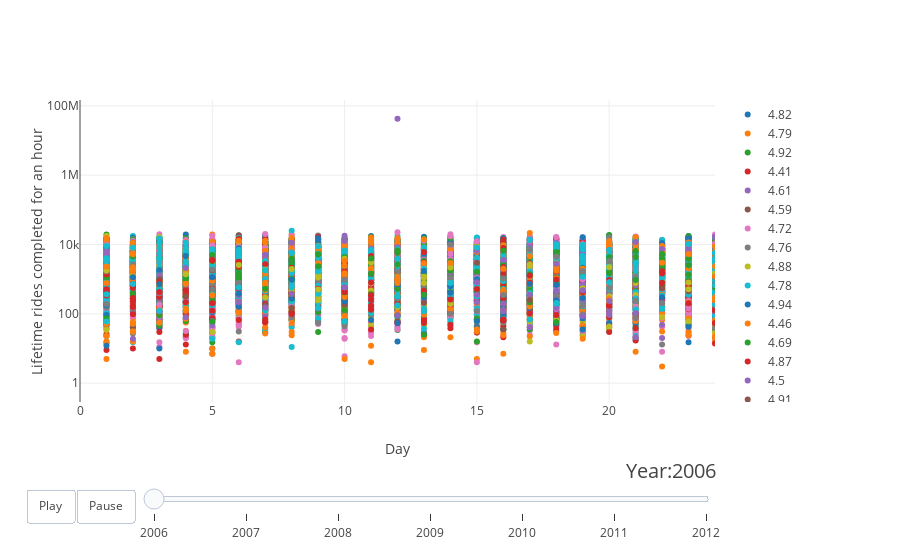

Notebook code for this chart:
### Code cell
import pandas as pd
import numpy as np
import plotly
import plotly.plotly as py
import plotly.graph_objs as go
from plotly.graph_objs import *
from plotly.offline import init_notebook_mode, iplot
from IPython.display import display, HTML


#plotly.offline.init_notebook_mode(connected=True)


init_notebook_mode(connected=True)

years = ['2006', '2007','2008','2009','2010','2011','2012']
# make list of ratings
ratings = []
for rating in df['lifetime_rating']:
    if rating not in ratings:
        ratings.append(rating)
# make figure
figure = {
    'data': [],
    'layout': {},
    'frames': []
}

# fill in most of layout
figure['layout']['xaxis'] = {'range': [0, 24], 'title': 'Day'}
figure['layout']['yaxis'] = {'title': 'Lifetime rides completed for an hour', 'type': 'log'}
figure['layout']['hovermode'] = 'closest'
figure['layout']['sliders'] = {
    'args': [
        'transition', {
            'duration': 400,
            'easing': 'cubic-in-out'
        }
    ],
    'initialValue': '2006',
    'plotlycommand': 'animate',
    'values': years,
    'visible': True
}
figure['layout']['updatemenus'] = [
    {
        'buttons': [
            {
                'args': [None, {'frame': {'duration': 500, 'redraw': False},
                         'fromcurrent': True, 'transition': {'duration': 300, 'easing': 'quadratic-in-out'}}],
                'label': 'Play',
                'method': 'animate'
            },
            {
                'args': [[None], {'frame': {'duration': 0, 'redraw': False}, 'mode': 'immediate',
                'transition': {'duration': 0}}],
                'label': 'Pause',
                'method': 'animate'
            }
        ],
        'direction': 'left',
        'pad': {'r': 10, 't': 87},
        'showactive': False,
        'type': 'buttons',
        'x': 0.1,
        'xanchor': 'right',
        'y': 0,
        'yanchor': 'top'
    }
]

sliders_dict = {
    'active': 0,
    'yanchor': 'top',
    'xanchor': 'left',
    'currentvalue': {
        'font': {'size': 20},
        'prefix': 'Year:',
        'visible': True,
        'xanchor': 'right'
    },
    'transition': {'duration': 300, 'easing': 'cubic-in-out'},
    'pad': {'b': 10, 't': 50},
    'len': 0.9,
    'x': 0.1,
    'y': 0,
    'steps': []
}

# make data
year = 2006
for rating in ratings:
    dataset_by_year = df[df['Year'] == year]
    dataset_by_year_and_cont = df[df['lifetime_rating'] == rating]

    data_dict = {
        'x': list(dataset_by_year_and_cont['Day']),
        'y': list(dataset_by_year_and_cont['lifetime_completed_trips']),
        'mode': 'markers',
        'text': list(dataset_by_year_and_cont['lifetime_rating']),
        'marker': {
            'sizemode': 'area',
            'sizeref': 200000
           # 'size': list(dataset_by_year_and_cont['pop'])
        },
        'name': rating
    }
    figure['data'].append(data_dict)
    
# make frames
for year in years:
    frame = {'data': [], 'name': str(year)}
    for rating in ratings:
        dataset_by_year = df[df['Year'] == int(year)]
        dataset_by_year_and_cont = dataset_by_year[dataset_by_year['lifetime_rating'] == rating]

        data_dict = {
            'x': list(dataset_by_year_and_cont['Day']),
            'y': list(dataset_by_year_and_cont['lifetime_completed_trips']),
            'mode': 'markers',
            'text': list(dataset_by_year_and_cont['lifetime_rating']),
            'marker': {
                'sizemode': 'area',
                'sizeref': 200000
               # 'size': list(dataset_by_year_and_cont['pop'])
            },
            'name': rating
        }
        frame['data'].append(data_dict)

    figure['frames'].append(frame)
    slider_step = {'args': [
        [year],
        {'frame': {'duration': 300, 'redraw': False},
         'mode': 'immediate',
       'transition': {'duration': 300}}
     ],
     'label': year,
     'method': 'animate'}
    sliders_dict['steps'].append(slider_step)

    
figure['layout']['sliders'] = [sliders_dict]

#iplot(figure)
plotly.offline.iplot(figure)
